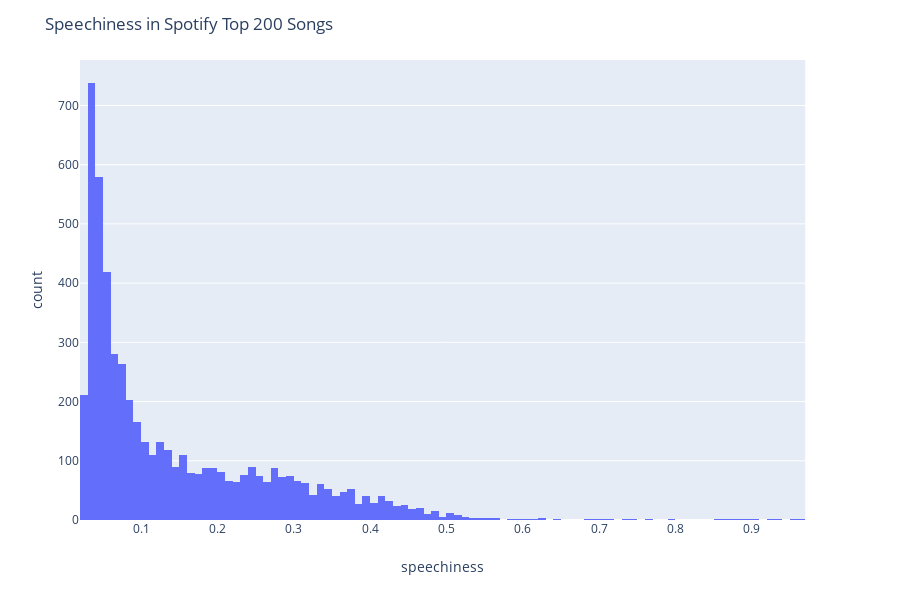

Notebook code cell kept with this figure:
### Code cell
speechiness = px.histogram(audioFeatures, x='speechiness')
speechiness.update_layout(title_text = 'Speechiness in Spotify Top 200 Songs')
speechiness.show()

### Figure 1 — Plotly figure (JSON) as saved in the notebook; plotly's stock layout.template omitted (floating-point values rounded to 4 significant figures; data arrays with more than 128 entries replaced by an {"elided": "..."} marker saying what was removed)
{"data": [{"alignmentgroup": "True", "bingroup": "x", "hoverlabel": {"namelength": 0}, "hovertemplate": "speechiness=%{x}<br>count=%{y}", "legendgroup": "", "marker": {"color": "#636efa"}, "name": "", "offsetgroup": "", "orientation": "v", "showlegend": false, "type": "histogram", "x": {"elided": "5424 float values"}, "xaxis": "x", "yaxis": "y"}], "layout": {"barmode": "relative", "height": 600, "legend": {"tracegroupgap": 0}, "margin": {"t": 60}, "title": {"text": "Speechiness in Spotify Top 200 Songs"}, "xaxis": {"anchor": "y", "domain": [0, 0.98], "title": {"text": "speechiness"}}, "yaxis": {"anchor": "x", "domain": [0, 1], "title": {"text": "count"}}}}
